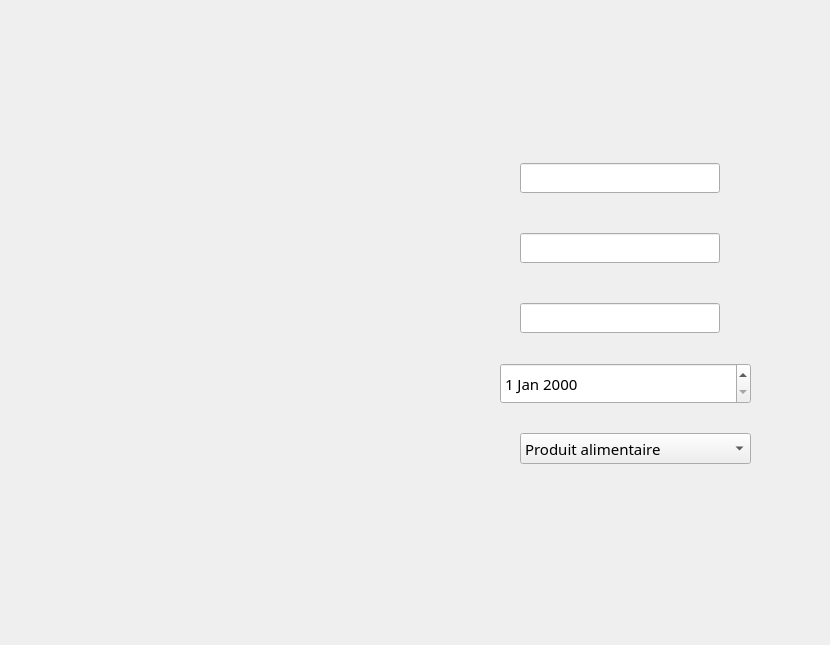
    <widget class="QWidget" name="page_4">
     <widget class="QLineEdit" name="codec">
      <property name="geometry">
       <rect>
        <x>520</x>
        <y>163</y>
        <width>200</width>
        <height>30</height>
       </rect>
      </property>
      <property name="maximumSize">
       <size>
        <width>200</width>
        <height>30</height>
       </size>
      </property>
      <property name="font">
       <font>
        <family>Javanese Text</family>
        <pointsize>11</pointsize>
        <weight>50</weight>
        <italic>false</italic>
        <bold>false</bold>
       </font>
      </property>
     </widget>
     <widget class="QLineEdit" name="pays">
      <property name="geometry">
       <rect>
        <x>520</x>
        <y>233</y>
        <width>200</width>
        <height>30</height>
       </rect>
      </property>
      <property name="maximumSize">
       <size>
        <width>200</width>
        <height>30</height>
       </size>
      </property>
      <property name="font">
       <font>
        <family>Javanese Text</family>
        <pointsize>11</pointsize>
        <weight>50</weight>
        <italic>false</italic>
        <bold>false</bold>
       </font>
      </property>
     </widget>
     <widget class="QLineEdit" name="ville">
      <property name="geometry">
       <rect>
        <x>520</x>
        <y>303</y>
        <width>200</width>
        <height>30</height>
       </rect>
      </property>
      <property name="maximumSize">
       <size>
        <width>200</width>
        <height>30</height>
       </size>
      </property>
      <property name="font">
       <font>
        <family>Javanese Text</family>
        <pointsize>11</pointsize>
        <weight>50</weight>
        <italic>false</italic>
        <bold>false</bold>
       </font>
      </property>
     </widget>
     <widget class="QDateEdit" name="datec">
      <property name="geometry">
       <rect>
        <x>500</x>
        <y>363</y>
        <width>251</width>
        <height>41</height>
       </rect>
      </property>
      <property name="font">
       <font>
        <family>Javanese Text</family>
        <pointsize>11</pointsize>
        <weight>50</weight>
        <italic>false</italic>
        <bold>false</bold>
       </font>
      </property>
     </widget>
     <widget class="QComboBox" name="type">
      <property name="geometry">
       <rect>
        <x>520</x>
        <y>433</y>
        <width>231</width>
        <height>31</height>
       </rect>
      </property>
      <property name="font">
       <font>
        <family>Javanese Text</family>
        <pointsize>11</pointsize>
        <weight>50</weight>
        <italic>false</italic>
        <bold>false</bold>
       </font>
      </property>
      <item>
       <property name="text">
        <string>Produit alimentaire</string>
       </property>
      </item>
      <item>
       <property name="text">
        <string>Drogue</string>
       </property>
      </item>
      <item>
       <property name="text">
        <string>Medicaments</string>
       </property>
      </item>
      <item>
       <property name="text">
        <string>Produit fragile</string>
       </property>
      </item>
      <item>
       <property name="text">
        <string>Vetement</string>
       </property>
      </item>
      <item>
       <property name="text">
        <string>Objet </string>
       </property>
      </item>
     </widget>
     <widget class="QPushButton" name="butConfAjoutC">
      <property name="geometry">
       <rect>
        <x>550</x>
        <y>520</y>
        <width>191</width>
        <height>41</height>
       </rect>
      </property>
      <property name="font">
       <font>
        <family>Palatino Linotype</family>
        <pointsize>11</pointsize>
        <weight>75</weight>
        <italic>true</italic>
        <bold>true</bold>
       </font>
      </property>
      <property name="styleSheet">
       <string notr="true">background-color: qconicalgradient(cx:0.5, cy:0.5, angle:0, stop:0 rgba(12, 96, 166, 255), stop:0.16 rgba(22, 130, 136, 255), stop:0.225 rgba(41, 136, 166, 255), stop:0.285 rgba(74, 192, 204, 255), stop:0.345 rgba(102, 218, 235, 255), stop:0.415 rgba(135, 245, 215, 255), stop:0.52 rgba(76, 183, 209, 255), stop:0.57 rgba(51, 160, 187, 255), stop:0.635 rgba(42, 168, 166, 255), stop:0.695 rgba(68, 161, 202, 255), stop:0.748744 rgba(86, 129, 218, 255), stop:0.815 rgba(73, 107, 208, 255), stop:0.88 rgba(51, 90, 187, 255), stop:0.935 rgba(26, 103, 137, 255), stop:1 rgba(10, 92, 142, 255));</string>
      </property>
      <property name="text">
       <string/>
      </property>
      <property name="flat">
       <bool>true</bool>
      </property>
     </widget>
     <widget class="QPushButton" name="pushButton_11">
      <property name="geometry">
       <rect>
        <x>320</x>
        <y>520</y>
        <width>191</width>
        <height>41</height>
       </rect>
      </property>
      <property name="font">
       <font>
        <family>Palatino Linotype</family>
        <pointsize>11</pointsize>
        <weight>75</weight>
        <italic>true</italic>
        <bold>true</bold>
       </font>
      </property>
      <property name="styleSheet">
       <string notr="true">background-color: qradialgradient(spread:pad, cx:0.5, cy:0.5, radius:0.5, fx:0.5, fy:0.5, stop:0.482412 rgba(255, 255, 255, 255), stop:1 rgba(0, 0, 0, 255));</string>
      </property>
      <property name="text">
       <string/>
      </property>
      <property name="flat">
       <bool>true</bool>
      </property>
     </widget>
     <widget class="QLabel" name="label_4">
      <property name="geometry">
       <rect>
        <x>230</x>
        <y>15</y>
        <width>591</width>
        <height>621</height>
       </rect>
      </property>
      <property name="text">
       <string/>
      </property>
      <property name="pixmap">
       <pixmap>../Nouveau dossier/Ajouter colis.png</pixmap>
      </property>
      <property name="scaledContents">
       <bool>true</bool>
      </property>
     </widget>
     <zorder>label_4</zorder>
     <zorder>codec</zorder>
     <zorder>pays</zorder>
     <zorder>ville</zorder>
     <zorder>datec</zorder>
     <zorder>type</zorder>
     <zorder>pushButton_11</zorder>
     <zorder>butConfAjoutC</zorder>
    </widget>
